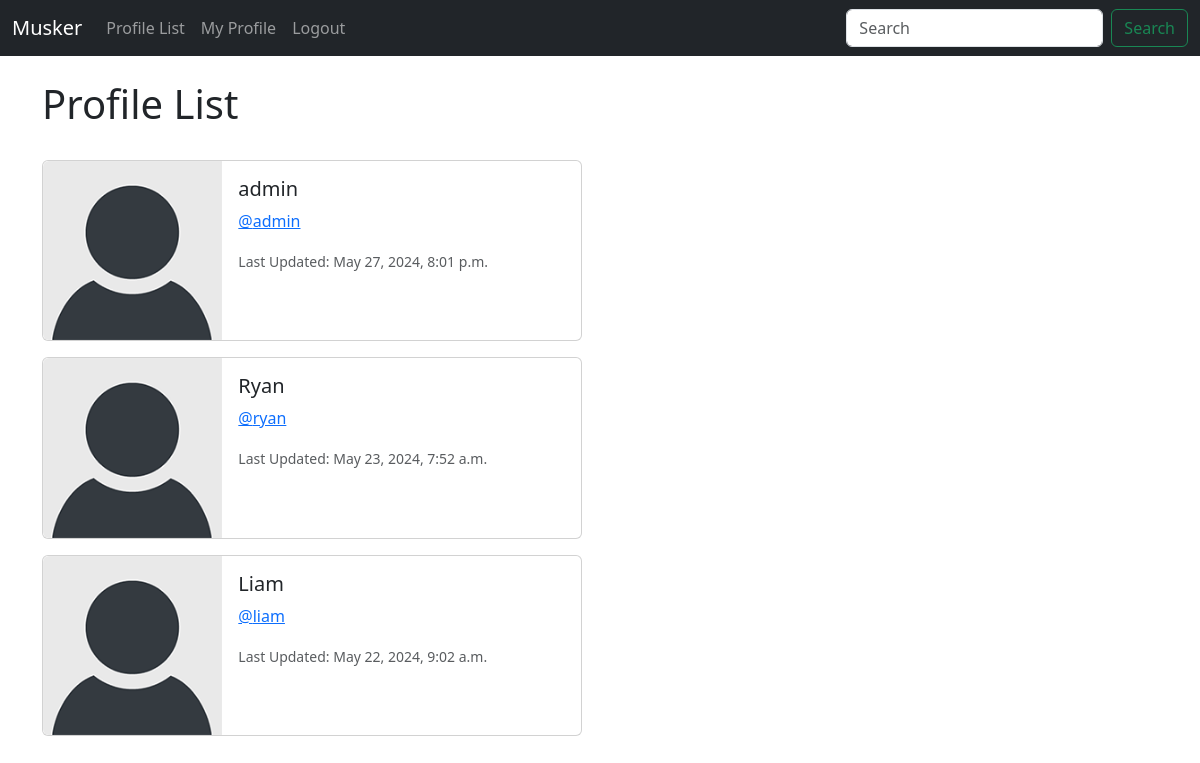
Page /profile_list/ (signed in) on the earlier database version.
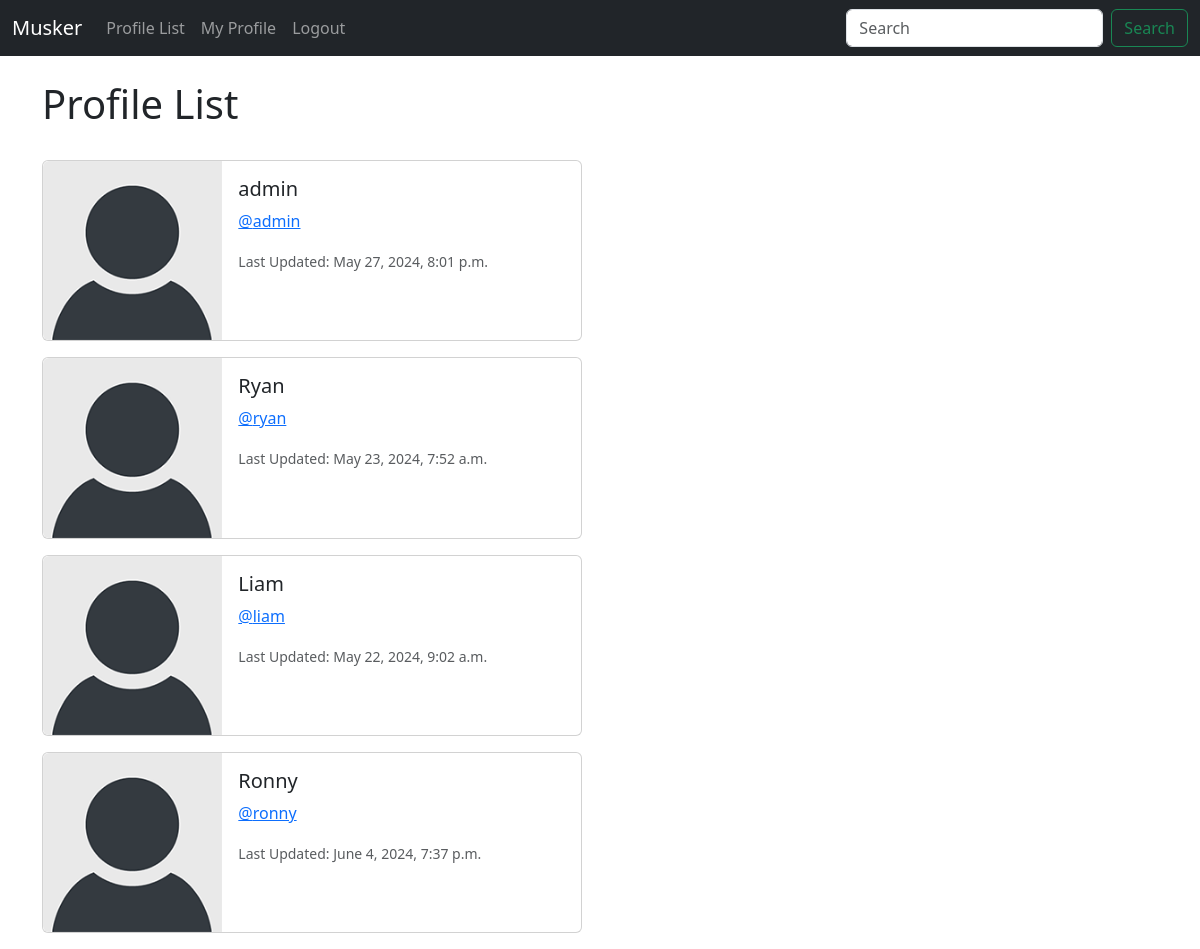
Same page on the later database version.
### musker/models.py (models this page shows, shortened)
class Profile(models.Model):
    user = models.OneToOneField(User, on_delete=models.CASCADE)
    follows = models.ManyToManyField("self", related_name="followed_by", symmetrical=False, blank=True)
    date_modified = models.DateTimeField(User, auto_now=True)
    profile_image = models.ImageField(null=True, blank=True, upload_to="images/")

### musker/views.py (the view)
# urls.py: path('profile_list/', views.profile_list, name='profile_list'),
def profile_list(request):
    if request.user.is_authenticated:
        profiles = Profile.objects.exclude(user=request.user)
        return render(request, 'profile_list.html', {"profiles":profiles})
    else:
        messages.success(request, ("You Must Be Logged In To View This Page!"))
        return render(request, 'home.html')

### musker/templates/profile_list.html
{% extends 'base.html' %}
{% load static %}
{% block content %}
    <h1>Profile List</h1>
    <br>
    {% if profiles %}
        {% for profile in profiles %}
        <div class="card mb-3" style="max-width: 540px;">
            <div class="row g-0">
              <div class="col-md-4">
                {% if profile.profile_image %}
                <img src="{{ profile.profile_image.url }}" width="200 height=200" class="img-fluid rounded-start" alt="{{ profile.user.username }}">
                {% else %}
                <img src="{% static 'images/default_profile_pic.png' %}" class="img-fluid rounded-start" alt="Profile Image">
                {% endif %}
              </div>
              <div class="col-md-8">
                <div class="card-body">
                  <h5 class="card-title">{{ profile.user.username }}</h5>
                  <p class="card-text"><a href="{% url 'profile' profile.user.id %}">@{{ profile.user.username|lower }}</a></p>
                  <p class="card-text"><small class="text-body-secondary">Last Updated: {{ profile.date_modified }}</small></p>
                </div>
              </div>
            </div>
          </div>
        {% endfor %}
    {% endif %}
{% endblock %}

Differences in the rows shown:
added Profile: user.username "Ronny", user.username "ronny", date_modified "June 4, 2024, 7:37 p.m."
